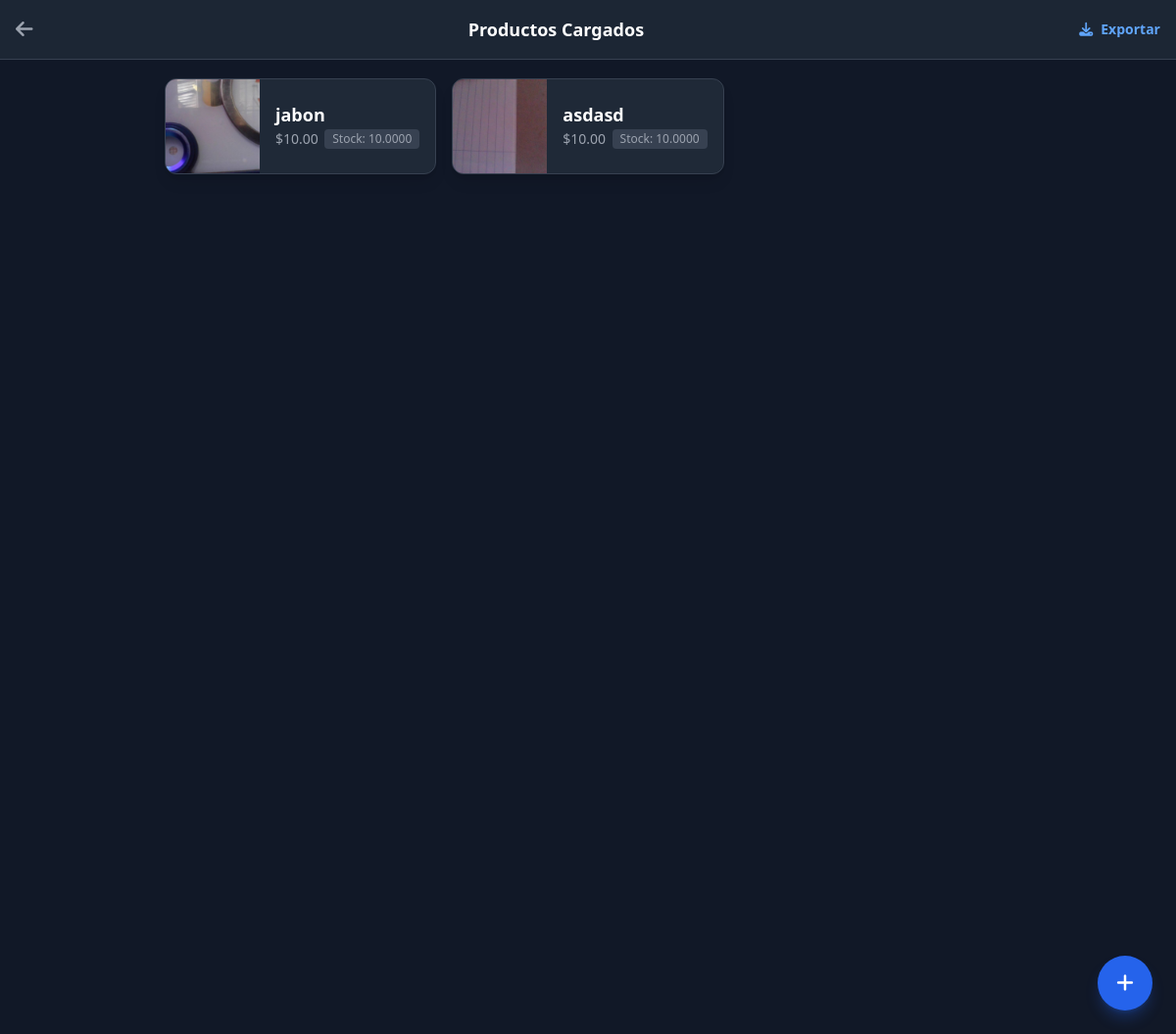
The app's page /loader_app/list.php with its own data.
### tables this page shows
CREATE TABLE `loader_products` (
  `id` int(11) NOT NULL AUTO_INCREMENT,
  `category_id` int(11) DEFAULT NULL,
  `name` varchar(150) DEFAULT NULL,
  `sku` varchar(50) DEFAULT NULL,
  `barcode` varchar(100) DEFAULT NULL,
  `brand` varchar(100) DEFAULT NULL,
  `is_liquid` tinyint(1) DEFAULT 1,
  `display_unit` varchar(20) DEFAULT 'Litro',
  `price` decimal(10,2) DEFAULT 0.00,
  `cost_price` decimal(10,2) DEFAULT 0.00,
  `stock_quantity` decimal(10,4) DEFAULT 0.0000,
  `min_stock` decimal(10,4) DEFAULT 10.0000,
  `image_path` varchar(255) DEFAULT NULL,
  `sync_status` tinyint(4) DEFAULT 0,
  `created_at` timestamp NOT NULL DEFAULT current_timestamp(),
  PRIMARY KEY (`id`)
);

### loader_app/list.php (the view, shortened to what this page needs)
<!DOCTYPE html>
<html lang="es">
<head>
    <script src="assets/js/tailwindcss.js"></script>
    <link rel="stylesheet" href="assets/css/fontawesome.css">
</head>
<body class="bg-gray-900 text-white min-h-screen pb-20">
    <div class="fixed top-0 left-0 right-0 bg-gray-800/90 backdrop-blur-md border-b border-gray-700 p-4 z-50 flex items-center justify-between">
        <a href="index.php" class="text-gray-400 hover:text-white transition-colors">
            <i class="fas fa-arrow-left text-xl"></i>
        </a>
        <h1 class="text-lg font-bold">Productos Cargados</h1>
        <button onclick="exportData()" class="text-blue-400 hover:text-blue-300 font-bold text-sm flex items-center gap-2">
            <i class="fas fa-download"></i> Exportar
        </button>
    </div>
    <div class="p-4 mt-16 max-w-4xl mx-auto grid grid-cols-1 md:grid-cols-2 lg:grid-cols-3 gap-4">
        <?php
        require_once 'config/database.php';
        $stmt = $pdo->query("SELECT * FROM loader_products ORDER BY id DESC");
        $products = $stmt->fetchAll();
        if (count($products) > 0) {
            foreach($products as $prod) {
                $img = $prod['image_path'] ? $prod['image_path'] : 'https://via.placeholder.com/150?text=No+Image';
                ?>
                <div class="bg-gray-800 rounded-xl overflow-hidden shadow-lg border border-gray-700 flex">
                    <div class="w-24 h-24 bg-gray-700 flex-shrink-0">
                        <img src="<?php echo htmlspecialchars($img); ?>" class="w-full h-full object-cover">
                    </div>
                    <div class="p-4 flex-1 flex flex-col justify-center">
                        <h3 class="font-bold text-lg leading-tight mb-1"><?php echo htmlspecialchars($prod['name']); ?></h3>
                        <div class="text-sm text-gray-400 flex justify-between items-center">
                            <span>$<?php echo number_format($prod['price'], 2); ?></span>
                            <span class="bg-gray-700 px-2 py-0.5 rounded text-xs">Stock: <?php echo $prod['stock_quantity']; ?></span>
                        </div>
                    </div>
                </div>
                <?php
            }
        } else {
            echo '<div class="col-span-full text-center py-20 text-gray-500"><i class="fas fa-box-open text-4xl mb-4"></i><p>No hay productos cargados aún.</p></div>';
        }
        ?>
    </div>
    <a href="add.php" class="fixed bottom-6 right-6 w-14 h-14 bg-blue-600 hover:bg-blue-500 rounded-full shadow-lg shadow-blue-600/30 flex items-center justify-center text-white text-xl transition-transform hover:scale-110 active:scale-95">
        <i class="fas fa-plus"></i>
    </a>
</body>
</html>

### records on screen
loader_products: image_path (picture), name "jabon", price "10.00", stock_quantity "10.0000"
loader_products: image_path (picture), name "asdasd", price "10.00", stock_quantity "10.0000"
